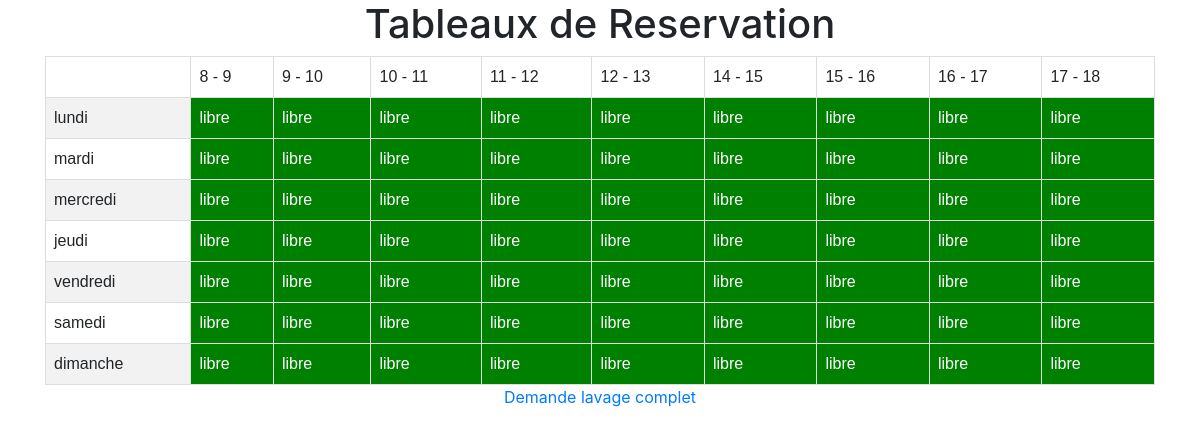
The page / on the database its author committed.
### tables this page shows
CREATE TABLE `etat` (
  `jour` varchar(20) NOT NULL,
  `zero` varchar(20) NOT NULL,
  `deux` varchar(20) NOT NULL,
  `trois` varchar(20) NOT NULL,
  `quatre` varchar(20) NOT NULL,
  `cinq` varchar(20) NOT NULL,
  `six` varchar(20) NOT NULL,
  `sept` varchar(20) NOT NULL,
  `huit` varchar(20) NOT NULL,
  `neuf` varchar(20) NOT NULL,
  `dix` varchar(20) NOT NULL,
  `onze` varchar(20) NOT NULL,
  `douz` varchar(20) NOT NULL,
  `treize` varchar(20) NOT NULL,
  `quatorze` varchar(20) NOT NULL,
  `quinze` varchar(20) NOT NULL,
  `seize` varchar(20) NOT NULL,
  `dix-sept` varchar(20) NOT NULL,
  `dix-huit` varchar(20) NOT NULL,
  `dix-neuf` varchar(20) NOT NULL,
  `vingt` varchar(20) NOT NULL,
  `vingt-et-un` varchar(20) NOT NULL,
  `vingt-deux` varchar(20) NOT NULL,
  `vingt-trois` varchar(20) NOT NULL,
  `vingt-quatre` varchar(20) NOT NULL
);

### index.php (the view, shortened to what this page needs)
<?php
echo "
<!DOCTYPE html>
<html lang='en'>
<head>
		<link rel='stylesheet' href='https://maxcdn.bootstrapcdn.com/bootstrap/4.0.0-alpha.6/css/bootstrap.min.css'>
    	<meta charset='utf-8'>
    	<title> Lavage Reservation </title>
	<style>
	#customers {
    		font-family: 'Trebuchet MS', Arial, Helvetica, sans-serif;
    		border-collapse: collapse;
    		width: 100%;
		}
	#customers td, #customers th {
    		border: 1px solid #ddd;
    		padding: 8px;
		}
	#customers tr:nth-child(even){background-color: #f2f2f2;}
	#customers tr:hover {background-color: #ddd;}
	#customers th {
    		padding-top: 12px;
    		padding-bottom: 12px;
    		text-align: left;
    		background-color: #4CAF50;
    		color: white;
		}
	h3 {
		color : white;
		background-color : pink;
		text-align : center;
		border : solid;
		border-color : pink;
		border-radius : 25px;
	}
	#libre{
		color : white;
		background-color : green ;
	}
	#oucuper{
		color : white;
		background-color : red;
	}
	#tc{
		color : white;
	}
	</style>
</head>
<body>
<div class='container'>
<h1><center> Tableaux de Reservation </center></h1>";
if($id=mysqli_connect("localhost","root","root")){
		if($id_db=mysqli_select_db($id,"lavage")){
echo "<table  id='customers'>
<tr>
<td></td><td>8 - 9 </td><td>9 - 10 </td><td>10 - 11 </td><td>11 - 12 </td><td>12 - 13 </td><td>14 - 15 </td> <td>15 - 16 </td> <td>16 - 17 </td> <td>17 - 18 </td>
</tr>";
if($resultat=mysqli_query($id, "select * from etat;")){
				while($ligne=mysqli_fetch_row($resultat)){
echo"
<tr>
<td id='j'>$ligne[0] </td>
<td id='$ligne[8]'><a href='$ligne[8].php?id=huit&day=$ligne[0]' id='tc' > $ligne[8] </a></td>
<td id='$ligne[9]'><a href='$ligne[9].php?id=neuf&day=$ligne[0]'  id='tc'> $ligne[9] </a></td>
<td id='$ligne[10]'><a href='$ligne[10].php?id=dix&day=$ligne[0]' id='tc'> $ligne[10] </a></td>
<td id='$ligne[11]'><a href='$ligne[11].php?id=onze&day=$ligne[0]' id='tc'> $ligne[11] </a></td>
<td id='$ligne[12]'><a href='$ligne[12].php?id=douz&day=$ligne[0]' id='tc'> $ligne[12] </a></td>
<td id='$ligne[14]'><a href='$ligne[14].php?id=quatorze&day=$ligne[0]' id='tc'> $ligne[14] </a></td>
<td id='$ligne[15]'><a href='$ligne[15].php?id=quinze&day=$ligne[0]' id='tc'> $ligne[15] </a></td>
<td id='$ligne[16]'><a href='$ligne[16].php?id=seize&day=$ligne[0]' id='tc'> $ligne[16] </a></td>
<td id='$ligne[17]'><a href='$ligne[17].php?id=dixsept&day=$ligne[0]' id='tc'> $ligne[17] </a></td>
</tr>";
}}
echo "</table>
<center><a href='complet.php'> Demande lavage complet </a></center>
</div>
</body>
</html>";
		}
}
?>

### index.php (style rules this page uses)
#customers { font-family: 'Trebuchet MS', Arial, Helvetica, sans-serif; border-collapse: collapse; width: 100%; }
#customers td, #customers th { border: 1px solid #ddd; padding: 8px; }
#customers tr:nth-child(even) { background-color: #f2f2f2; }
#libre { color : white; background-color : green ; }
#tc { color : white; }

### rows shown on the page
etat: jour "lundi", huit "libre", neuf "libre", dix "libre", onze "libre", douz "libre", quatorze "libre", quinze "libre", seize "libre", value "libre"
etat: jour "mardi", huit "libre", neuf "libre", dix "libre", onze "libre", douz "libre", quatorze "libre", quinze "libre", seize "libre", value "libre"
etat: jour "mercredi", huit "libre", neuf "libre", dix "libre", onze "libre", douz "libre", quatorze "libre", quinze "libre", seize "libre", value "libre"
etat: jour "jeudi", huit "libre", neuf "libre", dix "libre", onze "libre", douz "libre", quatorze "libre", quinze "libre", seize "libre", value "libre"
etat: jour "vendredi", huit "libre", neuf "libre", dix "libre", onze "libre", douz "libre", quatorze "libre", quinze "libre", seize "libre", value "libre"
etat: jour "samedi", huit "libre", neuf "libre", dix "libre", onze "libre", douz "libre", quatorze "libre", quinze "libre", seize "libre", value "libre"
etat: jour "dimanche", huit "libre", neuf "libre", dix "libre", onze "libre", douz "libre", quatorze "libre", quinze "libre", seize "libre", value "libre"
